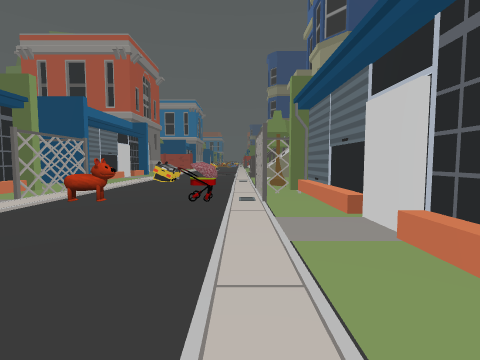
view 1 (above)

24 first-person views from a walk through a 3-D level made in the Unity game engine. The camera is 1.5 m above the floor, tilts 4° down and sees 85° across. The floor is counted in squares, 2 m on a side. Each view is taken from the middle of a square. On the plan, view 1 faces up. The plan holds only what a view shows up to about 9 squares ahead; the rest is blank. The place goes on beyond the plan. The player is left out.

view 2
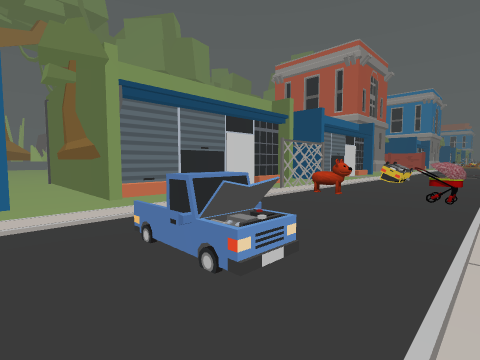

view 3
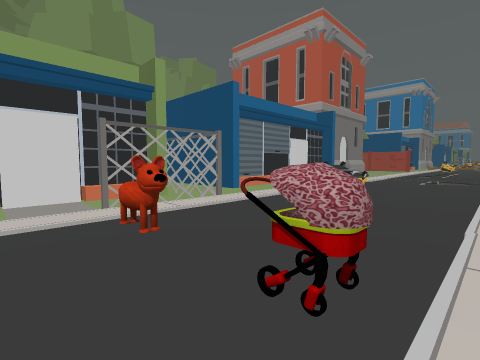

view 4
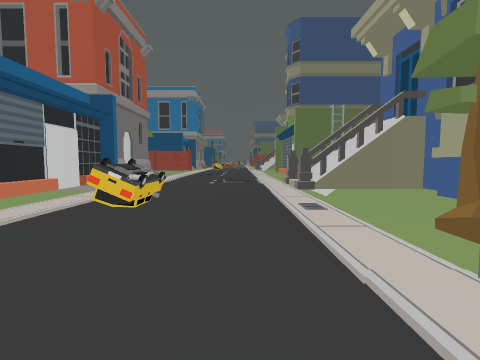

view 5
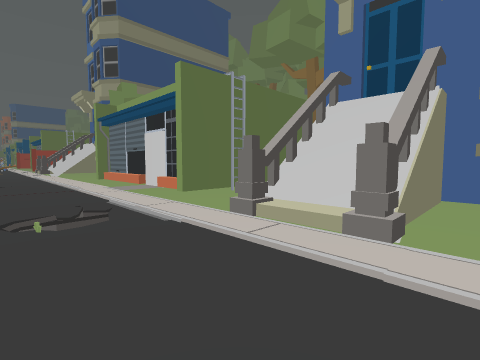

view 6
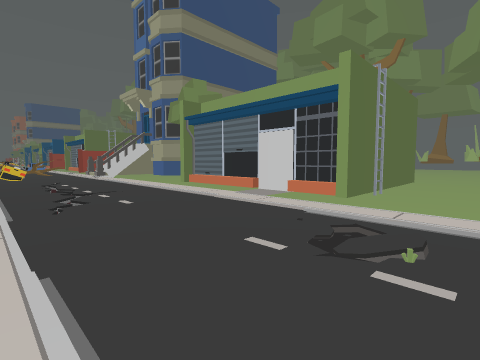

view 7
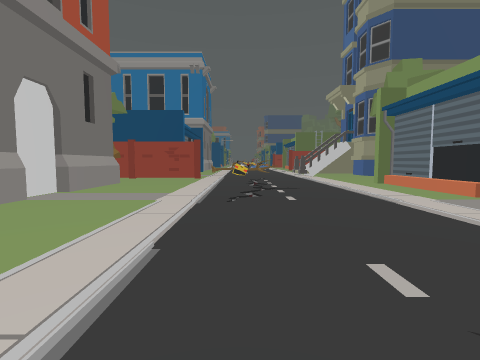

view 8
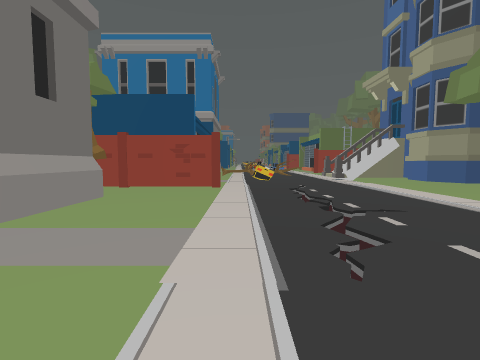

view 9
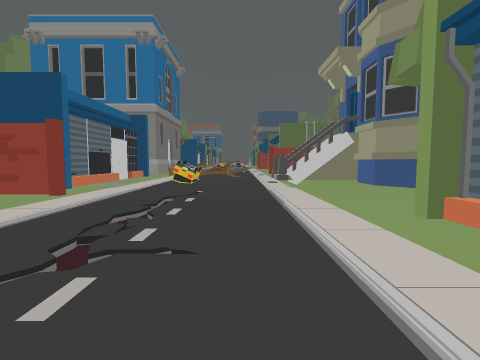

view 10
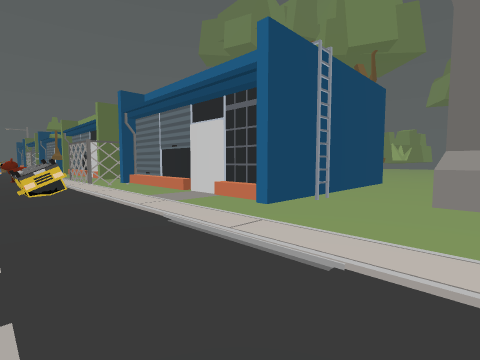

view 11
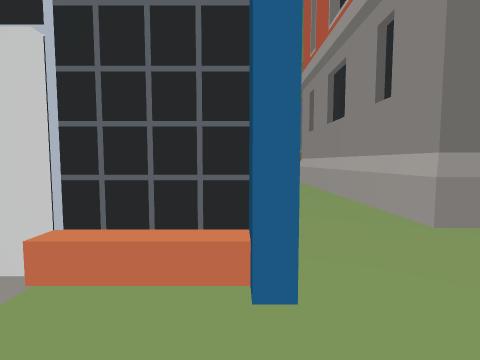

view 12
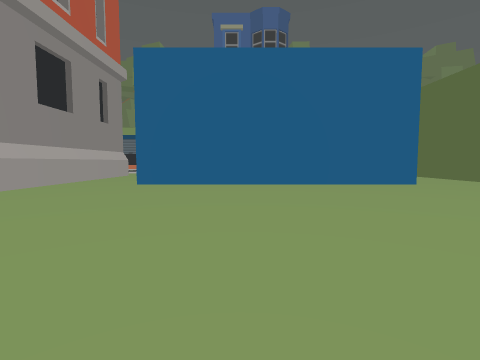

view 13
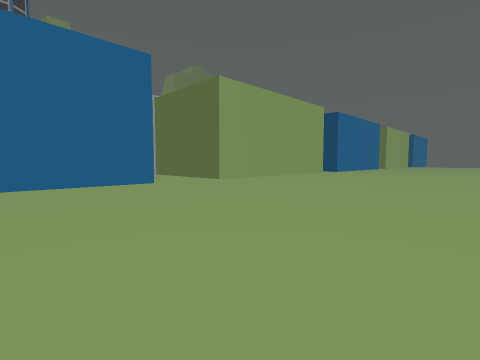

view 14
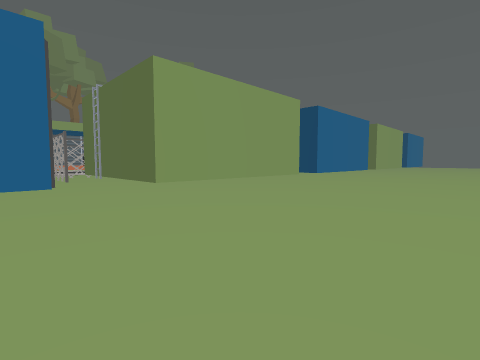

view 15
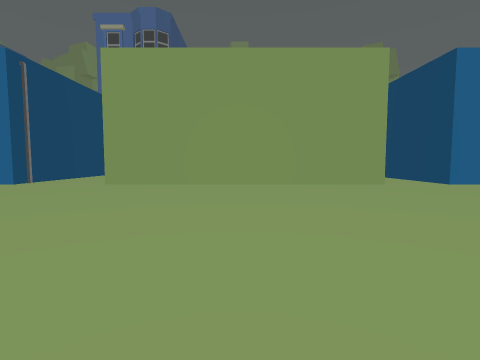

view 16
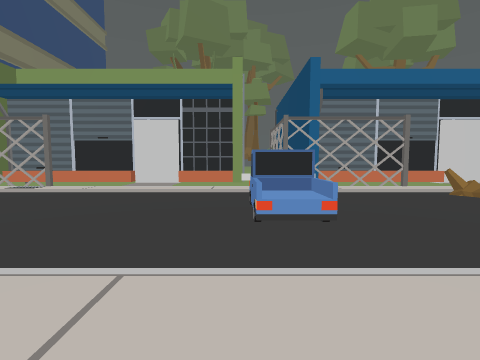

view 17
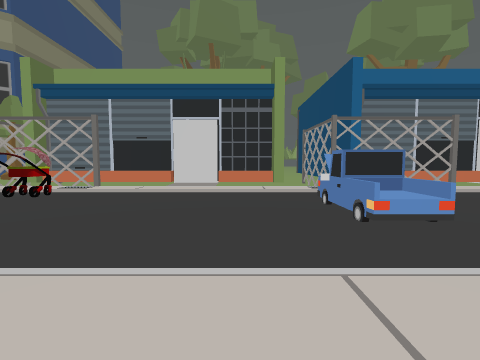

view 18
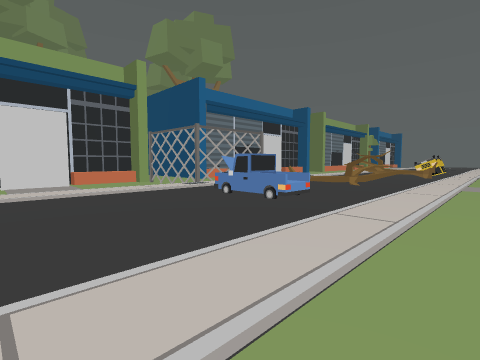

view 19
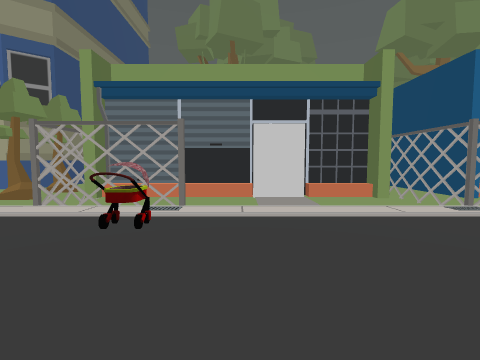

view 20
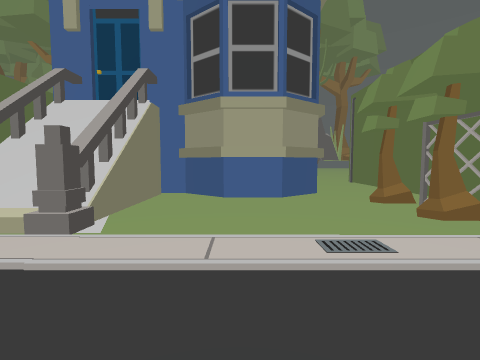

view 21
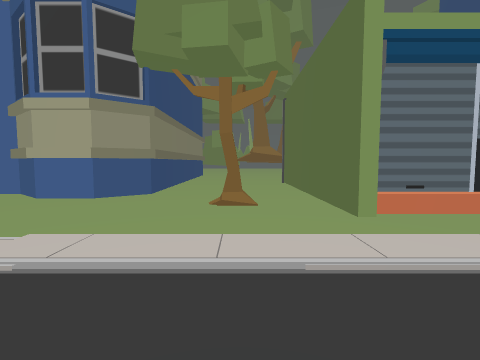

view 22
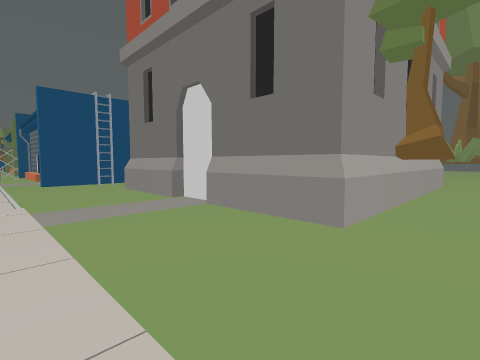

view 23
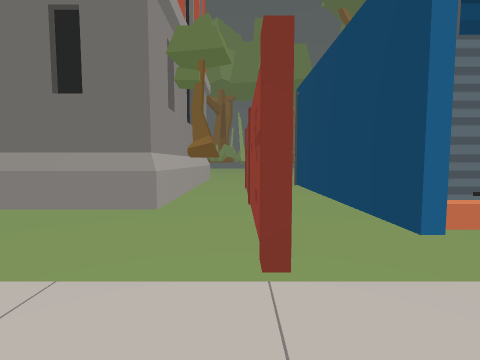

view 24
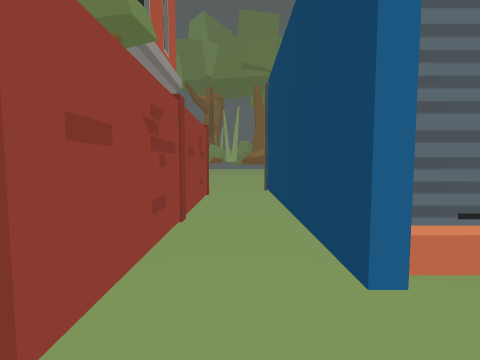

### Floor plan
Key: @ floor where view 1 was taken; # wall or solid block; . main floor; : floor 0.5 m higher than the main floor; / step, stairs or slope; T tree; C car; H thing the floor can be seen under or through; O other object.
Columns run from 17 left of view 1 to 5 right of it. Each row starts with its distance up from view 1.
 29            # :C:::..##
 28            # :::::..##
 27     ..######./::::...##
 26     .........:::::.....
 25     ....HHHHH:::::...T.
 24     .........:::::.....
 23    ########..::/::.####
 22           #..::/::.#
 21           #//:/:::.#
 20           #//:/:::/#
 19           #..:::::/O
 18     #######..:::::.####
 17     .........:::::.....
 16     .........:://:.....
 15   ....######.:::::...#
 14  .....#    #.:::::///#
 13 ......#    O::::::####
 12 ......#    #.:::::...#
 11 ......#    #.:C:::..##
 10 ......#    #.:C:::..###
  9 ......######.:::::.....
  8 ..........###:::::TT...
  7 ......######.:::::.####
  6 ......#    #.:O:::.#
  5 ......#    O :::O:.#
  4 ......#    #.:::::.#
  3 ......#    #.::::::O
  2 ......#    #.:::::.#
  1 ......######.:/O/:.##
  0     .........:/O/@###.
 -1      .######.::::: ###
 -2             .::::: #
 -3            O::TT:: #

Where each view was taken, in squares from view 1:
view 1: 0 up, 0 right, facing up
view 2: 1 down, 0 right, facing up-left
view 3: 4 up, 0 right, facing up-left
view 4: 6 up, 1 left, facing up
view 5: 12 up, 2 left, facing up-right
view 6: 15 up, 4 left, facing up-right
view 7: 15 up, 3 left, facing up
view 8: 18 up, 4 left, facing up
view 9: 20 up, 1 left, facing up
view 10: 18 up, 2 left, facing down-left
view 11: 15 up, 4 left, facing left
view 12: 13 up, 17 left, facing right
view 13: 12 up, 17 left, facing down-right
view 14: 10 up, 17 left, facing down-right
view 15: 4 up, 17 left, facing right
view 16: 1 up, 5 left, facing right
view 17: 2 up, 5 left, facing right
view 18: 4 up, 5 left, facing down-right
view 19: 4 up, 4 left, facing right
view 20: 11 up, 2 left, facing right
view 21: 25 up, 2 left, facing right
view 22: 25 up, 4 left, facing down-left
view 23: 25 up, 3 left, facing left
view 24: 26 up, 4 left, facing left
